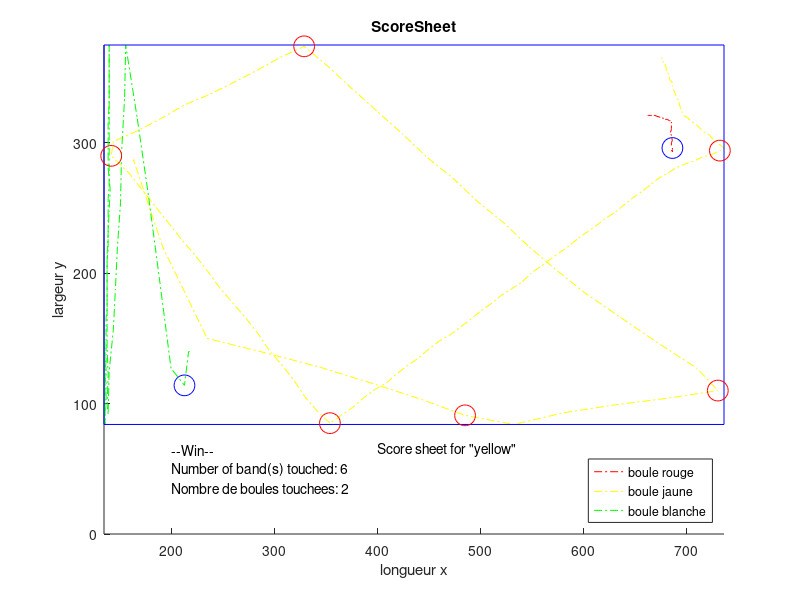

This figure's MATLAB source:
%Creation d'une figure de taille 700x795 pour la mise en place d'un
%graphique

%Chargement des 3 courbes representant les positions successives de chaque boule 
FigHandle = figure('Position', [100, 100, 700, 795]);
X1=[ 686 686 685 685 685 685 685 685 685 685 685 685 685 685 685 685 685 685 685 685 685 685 685 685 685 685 685 685 685 685 685 685 685 685 685 685 685 685 685 685 685 685 685 685 685 685 685 685 685 685 685 685 685 685 685 685 685 685 685 685 685 685 685 685 685 685 685 685 685 685 685 685 685 685 685 685 685 685 685 685 685 685 685 686 686 686 686 686 686 686 686 686 686 686 686 686 685 685 686 685 685 684 684 685 685 685 685 685 685 685 683 681 679 678 677 675 673 672 669 670 668 667 666 665 665 663 663 662 661 661 661 661 ];
 Y1=[ 293 294 294 294 294 294 294 294 294 294 294 294 294 294 294 294 294 294 294 294 294 294 294 294 294 294 294 294 294 294 294 294 294 294 294 294 294 294 294 294 294 294 294 294 294 294 294 294 294 294 294 294 294 294 294 294 294 294 294 294 294 294 294 294 294 294 294 294 294 294 294 294 294 294 294 294 294 294 294 294 294 294 294 294 294 294 294 293 293 293 293 293 293 293 294 296 298 300 302 304 306 307 308 310 311 315 315 315 316 317 317 318 318 318 319 319 320 320 321 321 321 321 321 321 321 321 321 321 321 321 321 321 ];
 X2=[ 164 164 163 164 164 164 164 192 235 291 344 393 440 485 532 581 630 680 730 710 671 634 601 571 546 522 497 473 448 424 400 376 353 329 307 282 260 237 213 191 167 144 142 159 172 185 197 210 223 235 247 260 272 284 295 307 319 330 342 354 365 376 386 398 409 419 429 440 450 460 471 481 491 500 511 520 530 540 549 558 568 577 586 595 604 613 621 631 640 648 657 665 673 682 690 699 707 715 724 732 736 731 726 722 717 713 709 705 701 697 695 694 693 692 691 689 688 687 686 686 684 683 683 682 681 680 680 679 679 677 676 675 ];
 Y2=[ 286 287 286 286 286 287 286 220 150 139 128 116 104 91 84 93 99 104 110 127 147 167 185 204 221 239 255 273 289 307 324 341 358 374 366 355 346 337 329 319 309 301 290 277 264 251 239 226 214 202 189 177 166 154 141 130 118 105 94 85 91 97 104 111 116 123 129 135 142 148 153 159 165 171 177 183 188 193 200 205 211 216 221 227 232 237 242 247 253 258 263 268 273 277 281 284 286 289 291 294 296 299 302 306 308 311 314 316 319 321 324 326 329 332 334 337 339 341 344 346 348 349 351 353 354 355 358 359 361 362 365 365 ];
 X3=[ 218 218 217 217 217 217 217 217 213 200 189 178 167 156 155 152 151 148 146 144 140 139 138 139 138 138 138 138 138 139 140 141 139 139 139 140 140 140 140 140 140 140 140 140 140 140 140 140 140 140 140 139 139 139 139 139 139 138 138 138 138 138 138 137 137 137 137 137 137 136 136 136 136 136 136 136 136 136 136 136 136 136 137 137 137 137 137 137 136 137 137 137 137 136 137 136 136 136 136 136 136 136 136 135 136 136 135 135 135 135 135 136 136 136 136 136 136 136 135 135 136 136 136 136 136 136 136 136 136 136 136 136 ];
 Y3=[ 140 140 140 140 140 140 140 140 114 127 194 260 320 375 335 292 254 220 187 156 125 92 99 122 142 161 179 196 214 231 248 264 281 298 315 331 347 363 375 363 353 344 335 326 317 308 300 291 283 274 266 257 249 241 233 226 218 210 202 195 188 180 173 166 159 152 145 138 132 125 119 112 106 100 94 88 84 86 91 94 97 100 102 105 108 111 114 116 119 120 123 125 127 130 132 133 134 136 138 139 141 142 144 145 146 147 149 149 149 149 151 152 152 152 152 152 152 152 153 153 153 153 153 153 153 153 153 153 153 153 153 153 ];
%Definition des ordonnees et abscisses du grapique 
 
xlabel('longueur x');
ylabel('largeur y');
 
%Defenition du titre du graphique
 
title('ScoreSheet')
 

 %On trouve le min et max de [X1,X2,X3] ainsi qu avec [Y1,Y2,Y3]
 X = [X1, X2, X3]; %On concatene les abscisses de trois boules en un vecteur X
 Max_X = max(X);   %On determine la valeur la plus grande de X
 Min_X = min(X);   %On determine la valeur la plus petite de X
 
 Y = [Y1, Y2, Y3]; %De la meme maniere, on concatene les ordonnees des trois boules en Y
 Max_Y = max(Y);   %On trouve le max
 Min_Y = min(Y);   %On trouve le min
 
 %Affichage des 3 courbes
 
 hold on; %Permet d'afficher tous les plots sur un meme graphique
 plot(X1,Y1,'r-.', X2,Y2,'y-.',X3,Y3,'g-.'); %On trace les 3 courbes
 axis([Min_X Max_X 0 Max_Y]);  %On determine l'echelle des axes
 
 
 %Affichage des bords du billard
 
 plot([Min_X Min_X],[Min_Y Max_Y],'b-'); %On cree une droite verticale d'equation en gardant son abscisse X_min constant et en faisant varier son ordonnees de Y_min a Y_max (bord gauche vertical)
 plot([Max_X Max_X],[Min_Y Max_Y],'b-' ); %On cree une droite verticale avec Max_X constant (bord droit vertical)
 plot([Min_X Max_X], [Min_Y Min_Y],'b-'); %On cree une droite horizontale avec Min_Y constant (bord inferieur)
 plot([Min_X Max_X], [Max_Y Max_Y],'b-'); %On cree une droite horizontale avec Max_Y constant (bord superieur)
 
 
 %%On determine si les boules ont bouge
 
 mouvement_boule1 = find(sqrt(((X1 - X1(1)).^2) + ((Y1 - Y1(1)).^2)) > 2); %On calcule la distance entre les coordonnees des points de la premiere image avec celles de toutes les autres images ppur chaque boule
 mouvement_boule2 = find(sqrt(((X2 - X2(1)).^2) + ((Y2 - Y2(1)).^2)) > 2); %S'il existe des indexs pour lesquels cette distance est superierue a 2, alors on en deduit que la boule bouge.
 mouvement_boule3 = find(sqrt(((X3 - X3(1)).^2) + ((Y3 - Y3(1)).^2)) > 2); 
 
 %%On determine le nombre de boules qui ont bouge
 
 Trois_boules_bougent = 0; %Ces variables font office de compteurs dns notre programme
 Aucune_boule_bouge = 0;   %Ces variables prendront la valeur 1 si elles sont vraies dans la structure de controle suivante
 Une_boule_bouge = 0;
 Deux_boules_bougent = 0;
 
 
 if (length(mouvement_boule1) > 1 && length(mouvement_boule3) > 1 && length(mouvement_boule2) > 1) %Teste si les trois boules ont bouge (donc deux boules touchees par le joueur)
     text(200, 35, 'Nombre de boules touchees: 2');
     Trois_boules_bougent = 1;
 elseif (isempty(mouvement_boule1) && isempty(mouvement_boule2) && isempty(mouvement_boule1)) %Teste si ausune boule n'a bouge
     text(200, 35, 'Aucune boule n a bouge');
     Aucune_boule_bouge = 1;
 elseif ((length(mouvement_boule1) > 1 && length(mouvement_boule2) > 1) || (length(mouvement_boule1) > 1 && length(mouvement_boule3) > 1) || (length(mouvement_boule2) > 1 && length(mouvement_boule3) > 1)) %teste si deux boules ont bouge (une boule touchee par le joueur)
     text(200, 35, 'Nombre de boules touchees: 1');
     Deux_boules_bougent = 1;
 else                                                 %Si aucune des trois propositions precedente est vraie, le nombre de boules ayant bouge est 1 (aucune boule toucee par l'utilisateur)
     text(200, 35, 'Nombre de boules touchees: 0');
     Une_boule_bouge = 1;
 end
 
 %%On determine quelle boule bouge en 1e, en 2e et en 3e.
 
 Boule1_1 = 0; %Ces variables font egalement office de compteurs pour notre programme.
 Boule1_2 = 0; %Elles prendront la valeur 1 si elles s'averent etre vraies.
 Boule1_3 = 0; %Signification: Boules1_1 = Boule 1 bouge en premiere
 Boule2_1 = 0; %               Boules2_3 = Boule 2 bouge en troisieme, etc..
 Boule2_2 = 0;
 Boule2_3 = 0;
 Boule3_1 = 0;
 Boule3_2 = 0;
 Boule3_3 = 0;
 
 if (Trois_boules_bougent) %On se place d'abord dans le cas ou les trois boules bougent
 
    if (mouvement_boule1(1) < mouvement_boule2(1) && mouvement_boule1(1) < mouvement_boule3(1)) % On teste si la boule 1 bouge en premiere
        Boule1_1 = 1;
        if (mouvement_boule2(1) < mouvement_boule3(1))
            Boule2_2 = 1;
            Boule3_3 = 1;
        else 
            Boule3_2 = 1;
            Boule2_3 = 1;
        end
    elseif (mouvement_boule2(1) < mouvement_boule1(1) && mouvement_boule2(1) < mouvement_boule3(1))
            Boule2_1 = 1;
        if (mouvement_boule1(1) < mouvement_boule3(1))
            Boule1_2 = 1;
            Boule3_3 = 1;
        else 
            Boule3_2 = 1;
            Boule1_3 = 1;
        end
    elseif (mouvement_boule3(1) < mouvement_boule1(1) && mouvement_boule3(1) < mouvement_boule2(1))
        Boule3_1 = 1;
        if (mouvement_boule1(1) < mouvement_boule2(1))
            Boule1_2 = 1;
            Boule2_3 = 1;
        else 
            Boule2_3 = 1;
            Boule1_3 = 1;
        end
    end
 elseif (Deux_boules_bougent) %On se place dans le cas ou deux boules bougent
     if (isempty(mouvement_boule1))
        if (mouvement_boule2(1) < mouvement_boule3(1))
            Boule2_1 = 1;
            Boule3_2 = 1;
        else
            Boule3_1 = 1;
            Boule2_2 = 1;
        end
     elseif (isempty(mouvement_boule2))
        if (mouvement_boule1(1) < mouvement_boule3(1))
            Boule1_1 = 1;
            Boule3_2 = 1;
        else
            Boule3_1 = 1;
            Boule1_2 = 1;
        end
     elseif (isempty(mouvement_boule3))
        if (mouvement_boule1(1) < mouvement_boule2(1))
            Boule1_1 = 1;
            Boule2_2 = 1;
        else
            Boule2_1 = 1;
            Boule1_2 = 1;
        end
     end  
 elseif (Une_boule_bouge) %Enfin, on se place dans le cas ou qu'une seule boule bouge
     if (length(mouvement_boule1))
         text(400, 60, 'la boule 1 a bouge');
     elseif (length(mouvement_boule2))
         text(400, 60, 'la boule 2 a bouge');
     elseif (length(mouvement_boule3))
         text(400, 60, 'la boule 3 a bouge');
     end
 end
 
 %%Affichage des pont d'impacts entre les boules (Affichage avec des ronds
 %%bleus)
if (Boule1_1)
if (length(mouvement_boule2))
     plot(X2(mouvement_boule2(1)), Y3(mouvement_boule2(1)), 'bo','MarkerSize',15);
end
if (length(mouvement_boule3))
     plot(X3(mouvement_boule3(1)), Y3(mouvement_boule3(1)), 'bo','MarkerSize',15); 
end
elseif (Boule2_1)
if (length(mouvement_boule1)) 
     plot(X1(mouvement_boule1(1)), Y1(mouvement_boule1(1)), 'bo','MarkerSize',15);
end
if (length(mouvement_boule3))
     plot(X3(mouvement_boule3(1)), Y3(mouvement_boule3(1)), 'bo','MarkerSize',15); 
end
elseif(Boule3_1)
if (length(mouvement_boule1)) 
     plot(X1(mouvement_boule1(1)), Y1(mouvement_boule1(1)), 'bo','MarkerSize',15);
end
if (length(mouvement_boule2))
     plot(X2(mouvement_boule2(1)), Y3(mouvement_boule2(1)), 'bo','MarkerSize',15);
end
end
 
 
 %Affichage des points d'impact de la boule du joueur avec les differentes bandes
 Z = 2;
 rayon_boule = 6;
 Trois_bandes_touchees = [];
 
  if (Boule1_1)
     
       X1_bis = X1(mouvement_boule1(1):end); % On creer de nouvelles coordonnees pour la boules qui correspondent au moment ou elle commence a bouger jusqu'a sa derniere coordonnee
       Y1_bis = Y1(mouvement_boule1(1):end); % ces coordonnees permettent de ne pas prendre en compte un l'eventuel contact de la boule avant que le joueur joue. Ce contact n'est donc pas considere comme un choc
       
       Bande_droite_boule1 = find((X1_bis + rayon_boule + Z) >= Max_X); % Pour chaque bande, on determine les indexs des vecteurs 
       Bande_gauche_boule1 = find((X1_bis - rayon_boule - Z) <= Min_X); % coordonnees de la boule 1 pour lesquels les valeur correspondantes se trouvent dans la zone critique Z
       Bande_basse_boule1 = find((Y1_bis - rayon_boule - Z) <= Min_Y);
       Bande_haute_boule1 = find((Y1_bis + rayon_boule + Z) >= Max_Y);
        
       idxTouch1 = sort([Bande_droite_boule1, Bande_gauche_boule1, Bande_basse_boule1, Bande_haute_boule1]); % On range de maniere croissante les indexs trouves precedamment
       Contact_bande_boule1 = idxTouch1([1, 1 + find(diff(idxTouch1) > 1)]); % on garde suelement les indexs non-consecutifs
       plot(X1_bis(Contact_bande_boule1), Y1_bis(Contact_bande_boule1), 'ro','MarkerSize',15);
       
       Trois_bandes_touchees = Contact_bande_boule1;
       
  elseif (Boule2_1)
      
       X2_bis = X2(mouvement_boule2(1):end);
       Y2_bis = Y2(mouvement_boule2(1):end);
       
       Bande_droite_boule2 = find((X2_bis + rayon_boule + Z) >= Max_X);
       Bande_gauche_boule2 = find((X2_bis - rayon_boule - Z) <= Min_X);
       Bande_basse_boule2 = find((Y2_bis - rayon_boule - Z) <= Min_Y);
       Bande_haute_boule2 = find((Y2_bis + rayon_boule + Z) >= Max_Y);
        
       idxTouch2 = sort([Bande_droite_boule2, Bande_gauche_boule2, Bande_basse_boule2, Bande_haute_boule2]);
       Contact_bande_boule2 = idxTouch2([1, 1 + find(diff(idxTouch2) > 1)]);
       plot(X2_bis(Contact_bande_boule2), Y2_bis(Contact_bande_boule2), 'ro','MarkerSize',15);
       
       Trois_bandes_touchees = Contact_bande_boule2;
        
  elseif (Boule3_1)
      
       X3_bis = X3(mouvement_boule3(1):end);
       Y3_bis = Y3(mouvement_boule3(1):end);
      
       Bande_droite_boule3 = find((X3_bis + rayon_boule + Z) >= Max_X);
       Bande_gauche_boule3 = find((X3_bis - rayon_boule - Z) <= Min_X);
       Bande_basse_boule3 = find((Y3_bis - rayon_boule - Z) <= Min_Y);
       Bande_haute_boule3 = find((Y3_bis + rayon_boule + Z) >= Max_Y);
        
       idxTouch3 = sort([Bande_droite_boule3, Bande_gauche_boule3, Bande_basse_boule3, Bande_haute_boule3]);
       Contact_bande_boule3 = idxTouch3([1, 1 + find(diff(idxTouch3) > 1)]);
       plot(X3_bis(Contact_bande_boule3), Y3_bis(Contact_bande_boule3), 'ro','MarkerSize',15);
       
       Trois_bandes_touchees = Contact_bande_boule3;
  end      
        
 % Determination du nombre de bandes touchees entre l'impact de la premiere et de la deuxieme boule 
  
 Trois_bandes_touchees_bis = [];
  
 if (Trois_boules_bougent)
    if (Boule1_1)
        if (Boule2_2)
            X1_bis = X1(mouvement_boule2(1):mouvement_boule3(1));
            Y1_bis = Y1(mouvement_boule2(1):mouvement_boule3(1));
        
            Bande_droite_boule1 = find((X1_bis + rayon_boule + Z) >= Max_X);
            Bande_gauche_boule1 = find((X1_bis - rayon_boule - Z) <= Min_X);
            Bande_basse_boule1 = find((Y1_bis - rayon_boule - Z) <= Min_Y);
            Bande_haute_boule1 = find((Y1_bis + rayon_boule + Z) >= Max_Y);
        
            idxTouch1 = sort([Bande_droite_boule1, Bande_gauche_boule1, Bande_basse_boule1, Bande_haute_boule1]);
            Contact_bande_boule1 = idxTouch1([1, 1 + find(diff(idxTouch1) > 1)]);
        
            Trois_bandes_touchees_bis = Contact_bande_boule1;
        
        elseif (Boule3_2)
         
            X1_bis = X1(mouvement_boule3(1):mouvement_boule2(1));
            Y1_bis = Y1(mouvement_boule3(1):mouvement_boule2(1));
        
            Bande_droite_boule1 = find((X1_bis + rayon_boule + Z) >= Max_X);
            Bande_gauche_boule1 = find((X1_bis - rayon_boule - Z) <= Min_X);
            Bande_basse_boule1 = find((Y1_bis - rayon_boule - Z) <= Min_Y);
            Bande_haute_boule1 = find((Y1_bis + rayon_boule + Z) >= Max_Y);
        
            idxTouch1 = sort([Bande_droite_boule1, Bande_gauche_boule1, Bande_basse_boule1, Bande_haute_boule1]);
            Contact_bande_boule1 = idxTouch1([1, 1 + find(diff(idxTouch1) > 1)]);
        
            Trois_bandes_touchees_bis = Contact_bande_boule1;
         
        end
    elseif (Boule2_1)
        if (Boule1_2)
         
            X2_bis = X2(mouvement_boule1(1):mouvement_boule3(1));
            Y2_bis = Y2(mouvement_boule1(1):mouvement_boule3(1));
        
            Bande_droite_boule2 = find((X2_bis + rayon_boule + Z) >= Max_X);
            Bande_gauche_boule2 = find((X2_bis - rayon_boule - Z) <= Min_X);
            Bande_basse_boule2 = find((Y2_bis - rayon_boule - Z) <= Min_Y);
            Bande_haute_boule2 = find((Y2_bis + rayon_boule + Z) >= Max_Y);
        
            idxTouch2 = sort([Bande_droite_boule2, Bande_gauche_boule2, Bande_basse_boule2, Bande_haute_boule2]);
            Contact_bande_boule2 = idxTouch2([1, 1 + find(diff(idxTouch2) > 1)]);
            
            Trois_bandes_touchees_bis = Contact_bande_boule2;
         
        elseif(Boule3_2)
         
            X2_bis = X2(mouvement_boule3(1):mouvement_boule1(1));
            Y2_bis = Y2(mouvement_boule3(1):mouvement_boule1(1));
        
            Bande_droite_boule2 = find((X2_bis + rayon_boule + Z) >= Max_X);
            Bande_gauche_boule2 = find((X2_bis - rayon_boule - Z) <= Min_X);
            Bande_basse_boule2 = find((Y2_bis - rayon_boule - Z) <= Min_Y);
            Bande_haute_boule2 = find((Y2_bis + rayon_boule + Z) >= Max_Y);
        
            idxTouch2 = sort([Bande_droite_boule2, Bande_gauche_boule2, Bande_basse_boule2, Bande_haute_boule2]);
            Contact_bande_boule2 = idxTouch2([1, 1 + find(diff(idxTouch2) > 1)]);
        
            Trois_bandes_touchees_bis = Contact_bande_boule2;
         
        end
    elseif (Boule3_1)
        if (Boule1_2)
         
            X3_bis = X3(mouvement_boule1(1):mouvement_boule2(1));
            Y3_bis = Y3(mouvement_boule1(1):mouvement_boule2(1));
        
            Bande_droite_boule3 = find((X3_bis + rayon_boule + Z) >= Max_X);
            Bande_gauche_boule3 = find((X3_bis - rayon_boule - Z) <= Min_X);
            Bande_basse_boule3 = find((Y3_bis - rayon_boule - Z) <= Min_Y);
            Bande_haute_boule3 = find((Y3_bis + rayon_boule + Z) >= Max_Y);
        
            idxTouch3 = sort([Bande_droite_boule3, Bande_gauche_boule3, Bande_basse_boule3, Bande_haute_boule3]);
            Contact_bande_boule3 = idxTouch3([1, 1 + find(diff(idxTouch3) > 1)]);
        
            Trois_bandes_touchees_bis = Contact_bande_boule3;
         
        elseif (Boule2_2)
         
            X3_bis = X3(mouvement_boule2(1):mouvement_boule1(1));
            Y3_bis = Y3(mouvement_boule2(1):mouvement_boule1(1));
        
            Bande_droite_boule3 = find((X3_bis + rayon_boule + Z) >= Max_X);
            Bande_gauche_boule3 = find((X3_bis - rayon_boule - Z) <= Min_X);
            Bande_basse_boule3 = find((Y3_bis - rayon_boule - Z) <= Min_Y);
            Bande_haute_boule3 = find((Y3_bis + rayon_boule + Z) >= Max_Y);
        
            idxTouch3 = sort([Bande_droite_boule3, Bande_gauche_boule3, Bande_basse_boule3, Bande_haute_boule3]);
            Contact_bande_boule3 = idxTouch3([1, 1 + find(diff(idxTouch3) > 1)]);
        
            Trois_bandes_touchees_bis = Contact_bande_boule3;
         
        end
    end
 end 
  % Affichage du nombre de bandes touchees
  
  FormatSpec='Number of band(s) touched: %d';
  str1=sprintf(FormatSpec, length(Trois_bandes_touchees));
  text(200,50,str1);
  
  % Affichage de la boule du joueur
  
  if (Boule1_1)
     text(400, 65, 'Score sheet for "red"');
  elseif (Boule2_1)
     text(400, 65, 'Score sheet for "yellow"');
  elseif (Boule3_1)
     text(400, 65, 'Score sheet for "white"');
  end
  
  %%Affichage du score 
 
 if (length(Trois_bandes_touchees_bis) >= 3 && Trois_boules_bougent)
     text(200, 65, '--Win--')
 else
     text(200, 65, '--Fail--')
 end
 
legend('boule rouge','boule jaune','boule blanche','Location','SouthEast')